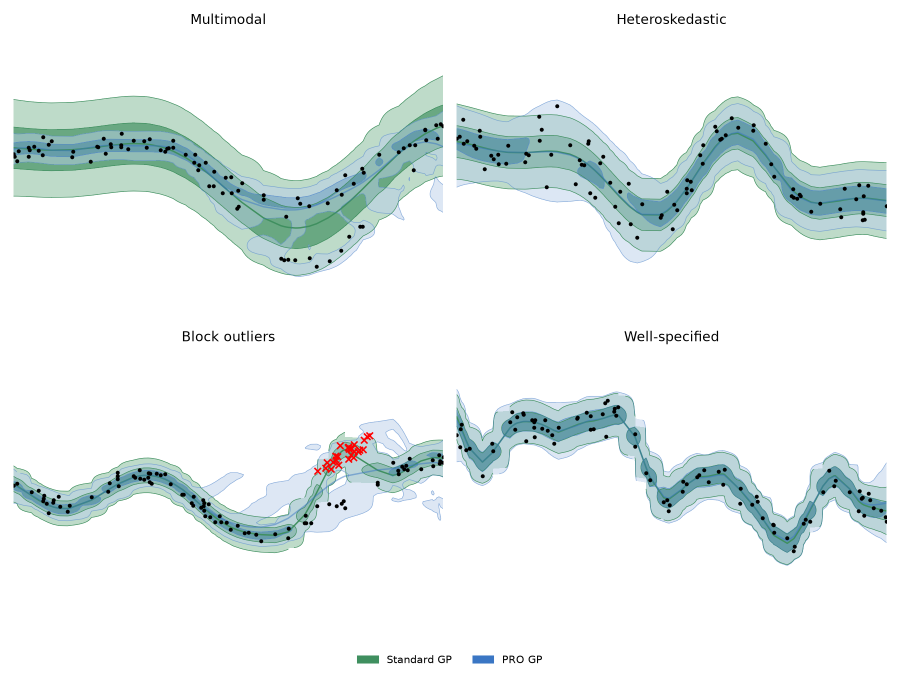
#> input picture experiments/synthetic/figures/example_grid.png, 1800 x 1350 px (shown at 1/2 size)
$ python combine_grid_summary.py
#> lines starting #> are read from the running program, lines starting #| are printed output that depends on the picture
from pathlib import Path

from PIL import Image

FIGURES_DIR = Path(__file__).resolve().parent / "figures"

GAP_PX = 24
BACKGROUND = (255, 255, 255, 255)


def combine_side_by_side(left_path: Path, right_path: Path, *, gap_px: int = GAP_PX) -> Image.Image:
#> called with gap_px = 24
    left = Image.open(left_path).convert("RGBA")
#> left is the input picture: PIL image 1800x1350 RGBA; mean R, G, B, A 233.8, 240.8, 240.6, 255
    right = Image.open(right_path).convert("RGBA")
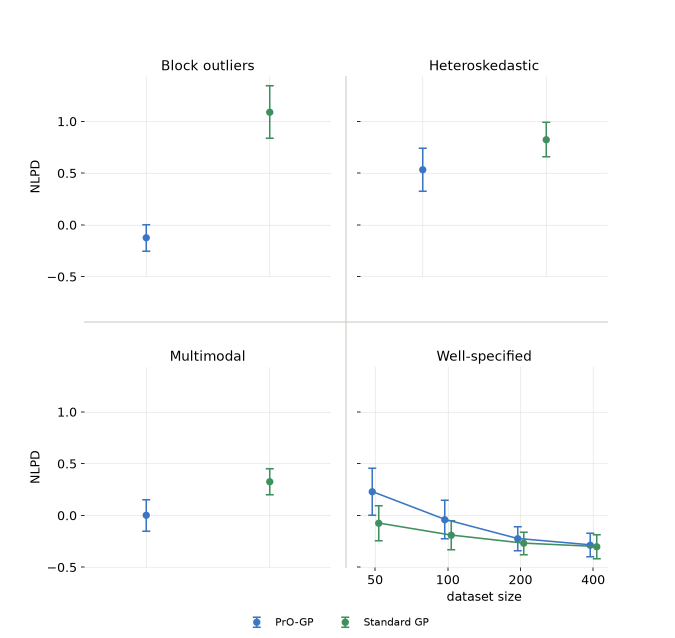
#> input picture experiments/synthetic/figures/summary_panel.png, 1350 x 1275 px (shown at 1/2 size)
#> right is the input picture: PIL image 1350x1275 RGBA; mean R, G, B, A 252.2, 252.5, 252.5, 255

    target_height = max(left.height, right.height)
#> target_height = 1350
    left = left.resize((round(left.width * target_height / left.height), target_height), Image.LANCZOS)
    right = right.resize((round(right.width * target_height / right.height), target_height), Image.LANCZOS)
#> right: PIL image 1429x1350 RGBA

    combined = Image.new("RGBA", (left.width + gap_px + right.width, target_height), BACKGROUND)
#> combined: PIL image 3253x1350 RGBA; every value is 255
    combined.paste(left, (0, 0), left)
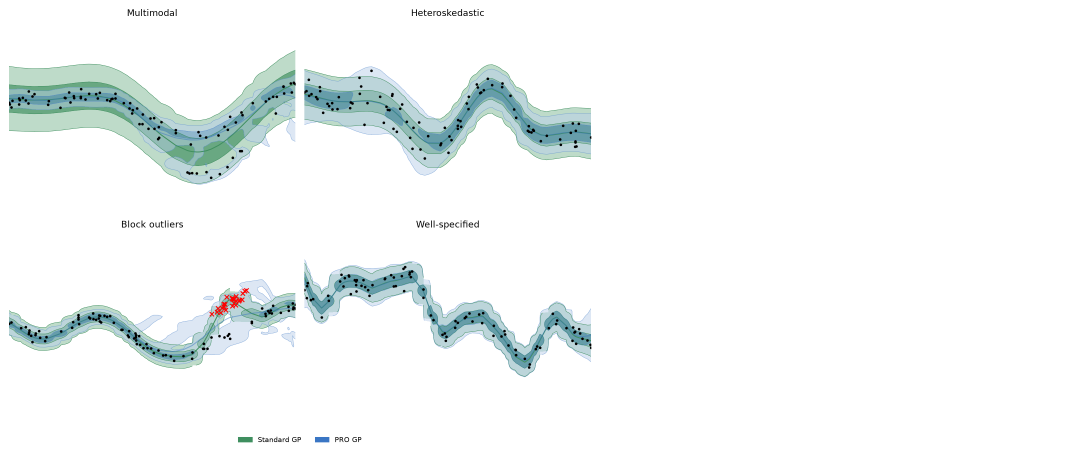
#> combined: PIL image 3253x1350 RGBA (shown at 1/3 size); mean R, G, B, A 243.3, 247.1, 247, 255
    combined.paste(right, (left.width + gap_px, 0), right)
    return combined


if __name__ == "__main__":
    combined = combine_side_by_side(FIGURES_DIR / "example_grid.png", FIGURES_DIR / "summary_panel.png")
    out_path = FIGURES_DIR / "example_grid_and_summary.png"
    combined.convert("RGB").save(out_path)
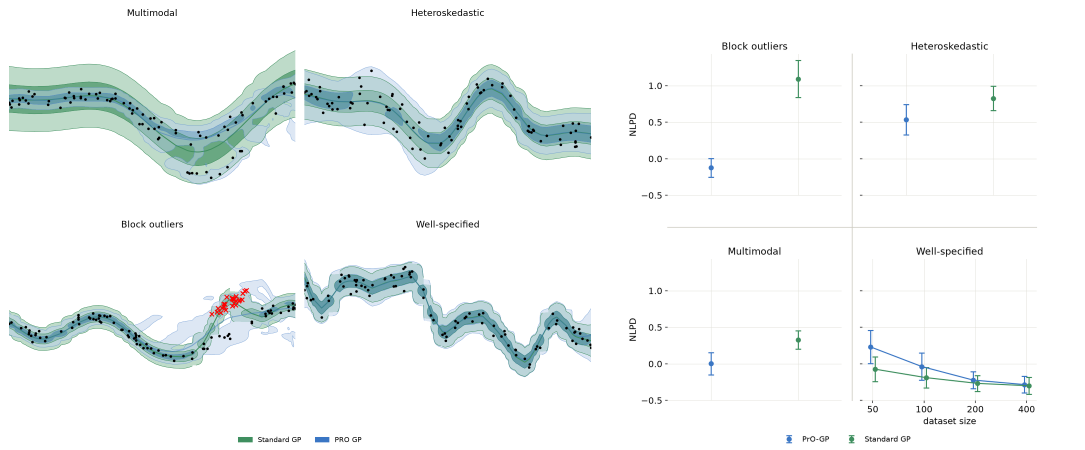
#> saved as example_grid_and_summary.png: PIL image 3253x1350 RGB (shown at 1/3 size); mean R, G, B 242, 246, 245.9
    print(f"Saved to {out_path}")
